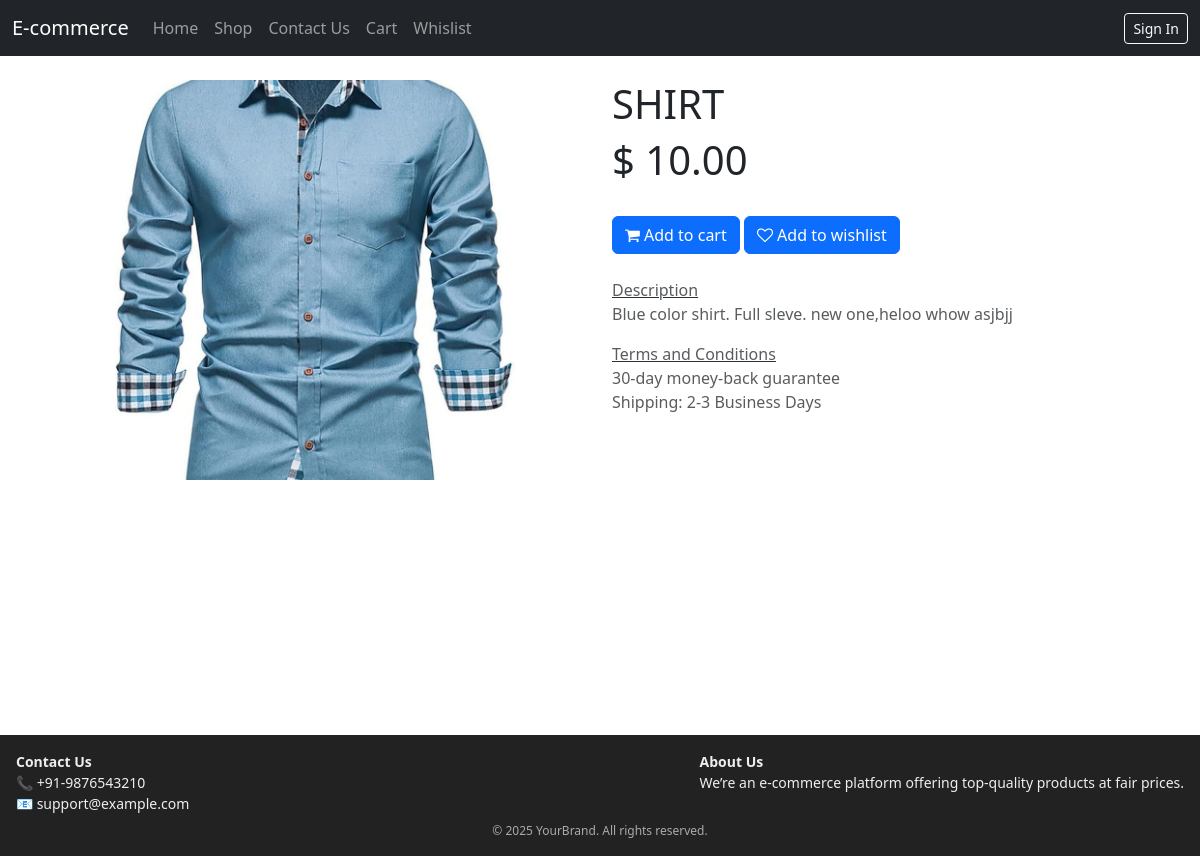
The app's page /shop/productDetail/1 with its own data.
### shop/models.py (models this page shows, shortened)
class Product(models.Model):
    name = models.CharField(max_length=20, blank=False, null=False)
    price = models.DecimalField(max_digits=10, decimal_places=2, blank=False, null=False, default = 10.00)
    product_image = models.ImageField(upload_to="shop/product", blank=False, null=False)
    category_id = models.ForeignKey(Category, on_delete=models.CASCADE, blank=False, null=False)
    create_date = models.DateTimeField("Create Date",auto_now_add=True)
    published = models.BooleanField(default=False)
    internal_ref = models.CharField(max_length=20, editable=False, unique=True)
    stock = models.IntegerField(default=0)
    description = models.TextField(blank=True, null=True)
    allow_out_of_stock = models.BooleanField(default=False)
    product_type = models.CharField(max_length=20, choices=[('storable', 'Storable'), ('consumable', 'Consumable')], default='storable')

### shop/views.py (the view)
# urls.py: path('productDetail/<int:pk>', views.productDetailView.as_view(), name='productDetail'),
class productDetailView(generic.DetailView):
    model = Product
    template_name = "shop/productDetail.html"

### shop/templates/shop/productDetail.html (shortened to what this page needs)
{% extends "shop/base.html" %}
{% block body %}
<div class="container">
    <div class="row" id="product_detail_main" data-image_width="50_pc" data-image_layout="carousel">
        <div class="col-lg-6 mt-lg-4 position-relative" data-image-amount="1">
            <div id="o-carousel-product" class="carousel slide position-sticky mb-3 overflow-hidden" style="top: 62.6px;">
                <div class="o_carousel_product_outer carousel-outer position-relative d-flex align-items-center w-100 overflow-hidden">
                    <div class="carousel-inner h-100">
                        <div class="carousel-item h-100 text-center active" style="min-height: 344.8px;">
                            <div class="position-relative d-inline-flex overflow-hidden m-auto w-100">
                                <div class="d-flex align-items-start justify-content-center w-100 oe_unmovable">
                                    <img src="{{ product.product_image.url }}"
                                        class="img img-fluid oe_unmovable product_detail_img"
                                        alt="{{ product.name }}"
                                        loading="lazy"
                                        style="height: 400px; width: 400px; object-fit: cover;">
                                </div>
                            </div>
                        </div>
                    </div>
                </div>
            </div>
        </div>
        <div id="product_details" class="col-lg-6 mt-md-4">
            <h1>{{ product.name|upper }}</h1>
            <h1>$ {{ product.price }}</h1>
            <br>
            <button type="button" role="button" id="add_to_cart" class="btn btn-primary">
                <i class="fa fa-shopping-cart"></i>
                Add to cart
            </button>
            <button type="button" role="button" id="add_to_wishlist" class="btn btn-primary">
                <i class="fa fa-heart-o"></i>
                Add to wishlist
            </button>
            <br><br>
            <div id="o_product_description" class="d-flex justify-content-between flex-column flex-md-row align-items-md-end gap-3 mb-3">
                <p class="text-muted mb-0">
                <a href="#" class="text-muted"><u>Description</u></a><br>
                {{ product.description }}</p>
            </div>
            <div id="o_product_terms_and_share" class="d-flex justify-content-between flex-column flex-md-row align-items-md-end gap-3 mb-3">
                <p class="text-muted mb-0">
                <a href="#" class="text-muted"><u>Terms and Conditions</u></a><br>
                30-day money-back guarantee<br>
                Shipping: 2-3 Business Days
                </p>
            </div>
        </div>
    </div>
</div>
{% endblock %}

### shop/templates/shop/base.html (style rules this page uses)
html, body { height: 100%; margin: 0; }

### records on screen
Product: product_image (picture), name "SHIRT", price "10.00", description "Blue color shirt. Full sleve. new one,heloo whow asjbjj"
